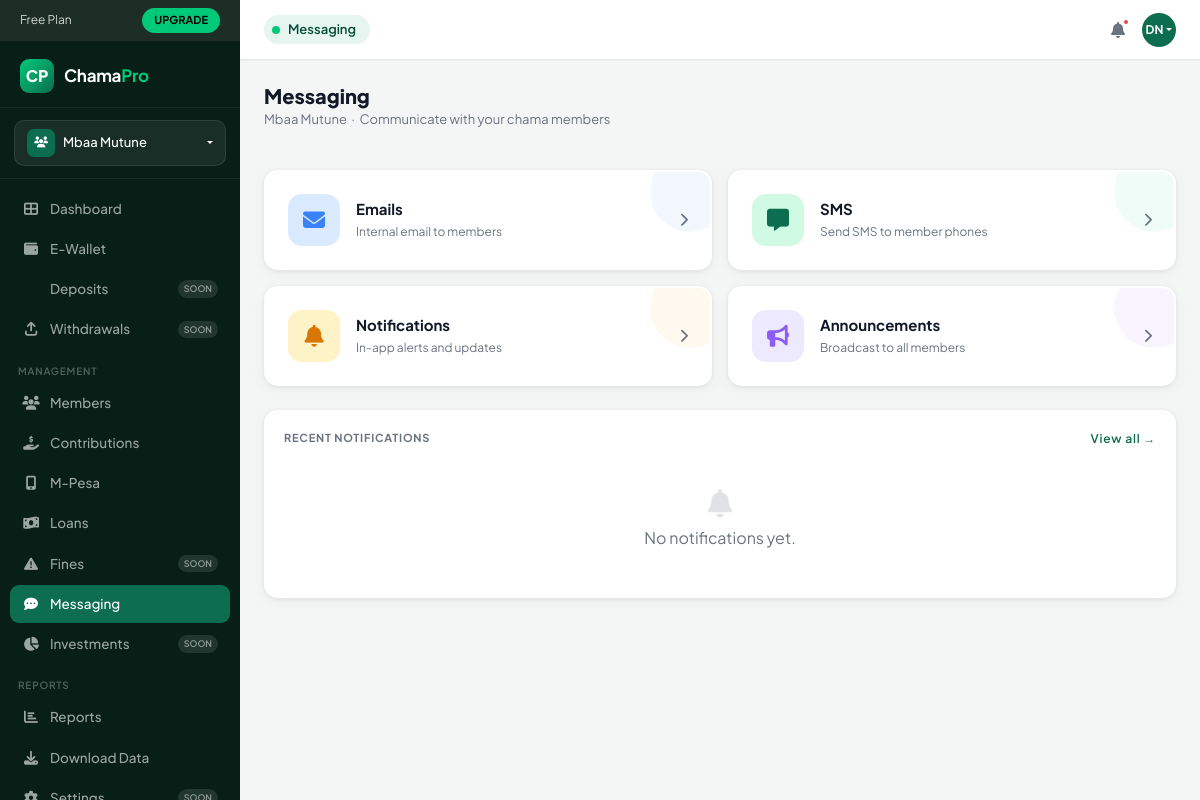
The page /chama/1/messaging/ (signed in) on the database its author committed.
### chamapro/models.py (models this page shows, shortened)
class Chama(models.Model):
    name                = models.CharField(max_length=255)
    description         = models.TextField(blank=True, null=True)
    created_by          = models.ForeignKey(
        'User', null=True, blank=True, on_delete=models.SET_NULL, related_name='created_chamas'
    )
    currency            = models.CharField(max_length=10, default='KES')
    contribution_amount = models.DecimalField(max_digits=12, decimal_places=2, default=0)
    contribution_day    = models.PositiveSmallIntegerField(default=5)
    meeting_day         = models.CharField(max_length=20, blank=True, null=True)
    max_members         = models.PositiveSmallIntegerField(default=10)
    late_penalty        = models.DecimalField(max_digits=5, decimal_places=2, default=5)
    loan_interest       = models.DecimalField(max_digits=5, decimal_places=2, default=10)
    settings            = models.JSONField(default=dict, blank=True)
    is_active           = models.BooleanField(default=True)
    created_at          = models.DateTimeField(auto_now_add=True)
    updated_at          = models.DateTimeField(auto_now=True)

class User(AbstractUser):
    phone = models.CharField(max_length=30, unique=True, null=True, blank=True)
    national_id   = models.CharField(max_length=20, blank=True, null=True)
    kra_pin       = models.CharField(max_length=20, blank=True, null=True)
    bio           = models.TextField(blank=True, null=True)
    occupation    = models.CharField(max_length=100, blank=True, null=True)
    location      = models.CharField(max_length=100, blank=True, null=True)
    avatar        = models.ImageField(upload_to='avatars/', blank=True, null=True)
    bank_name     = models.CharField(max_length=100, blank=True, null=True)
    bank_account  = models.CharField(max_length=30, blank=True, null=True)
    mpesa_number  = models.CharField(max_length=20, blank=True, null=True)
    KYC_CHOICES = [
        ('unverified', 'Unverified'),
        ('pending',    'Pending Review'),
        ('verified',   'Verified'),
    ]
    kyc_status = models.CharField(max_length=20, choices=KYC_CHOICES, default='unverified')

### messaging/views.py (the view)
# urls.py: path('', views.messaging_hub, name='messaging_hub'),
@login_required
def messaging_hub(request, chama_id):
    chama, membership = get_chama_and_membership(request, chama_id)
    can_manage = is_admin(membership)
    unread_emails = ChamaEmail.objects.filter(
        chama=chama, status='sent', recipients=request.user
    ).exclude(reads__user=request.user).count()
    recent_notifications = Notification.objects.filter(
        recipient=request.user, chama=chama
    )[:5]
    unread_notif_count = Notification.objects.filter(
        recipient=request.user, chama=chama, is_read=False
    ).count()
    pinned_announcements = Announcement.objects.filter(chama=chama, is_pinned=True)[:3]
    context = {
        'chama': chama,
        'membership': membership,
        'can_manage': can_manage,
        'unread_emails': unread_emails,
        'recent_notifications': recent_notifications,
        'unread_notif_count': unread_notif_count,
        'pinned_announcements': pinned_announcements,
    }
    return render(request, 'messaging/hub.html', context)

### chamapro/templates/messaging/hub.html (shortened to what this page needs)
{% extends 'messaging/base_messaging.html' %}
{% block topbar_title %}Messaging{% endblock %}
{% block content %}
<div class="d-flex align-items-center justify-content-between mb-4 flex-wrap gap-3">
  <div>
    <h1 class="page-title">Messaging</h1>
    <p class="page-sub">{{ chama.name }} &nbsp;·&nbsp; Communicate with your chama members</p>
  </div>
</div>
<div class="hub-grid mb-4">
  <a href="{% url 'email_inbox' chama.id %}" class="hub-channel-card email">
    <div class="hub-ch-icon email"><i class="fas fa-envelope"></i></div>
    <div class="hub-ch-info">
      <div class="hub-ch-title">Emails</div>
      <div class="hub-ch-desc">Internal email to members</div>
    </div>
    <i class="fas fa-chevron-right hub-ch-arrow"></i>
  </a>
  {% if can_manage %}
  <a href="{% url 'sms_list' chama.id %}" class="hub-channel-card sms">
    <div class="hub-ch-icon sms"><i class="fas fa-message"></i></div>
    <div class="hub-ch-info">
      <div class="hub-ch-title">SMS</div>
      <div class="hub-ch-desc">Send SMS to member phones</div>
    </div>
    <i class="fas fa-chevron-right hub-ch-arrow"></i>
  </a>
  {% endif %}
  <a href="{% url 'notifications_list' chama.id %}" class="hub-channel-card notif">
    <div class="hub-ch-icon notif"><i class="fas fa-bell"></i></div>
    <div class="hub-ch-info">
      <div class="hub-ch-title">Notifications</div>
      <div class="hub-ch-desc">In-app alerts and updates</div>
    </div>
    <i class="fas fa-chevron-right hub-ch-arrow"></i>
  </a>
  <a href="{% url 'announcements_list' chama.id %}" class="hub-channel-card announce">
    <div class="hub-ch-icon announce"><i class="fas fa-bullhorn"></i></div>
    <div class="hub-ch-info">
      <div class="hub-ch-title">Announcements</div>
      <div class="hub-ch-desc">Broadcast to all members</div>
    </div>
    <i class="fas fa-chevron-right hub-ch-arrow"></i>
  </a>
</div>
<div class="card-panel">
  <div class="card-panel-title">
    <span>Recent Notifications</span>
    <a href="{% url 'notifications_list' chama.id %}" style="font-size:12px;text-transform:none;color:var(--brand);font-weight:600;text-decoration:none;">View all →</a>
  </div>
  {% for notif in recent_notifications %}
  <div class="recent-notif-item">
    <div class="notif-type-dot {{ notif.notification_type }}">
      {% if notif.notification_type == 'contribution' %}<i class="fas fa-hand-holding-dollar"></i>
      {% elif notif.notification_type == 'announcement' %}<i class="fas fa-bullhorn"></i>
      {% elif notif.notification_type == 'loan' %}<i class="fas fa-money-bill-wave"></i>
      {% elif notif.notification_type == 'fine' %}<i class="fas fa-triangle-exclamation"></i>
      {% else %}<i class="fas fa-bell"></i>{% endif %}
    </div>
    <div class="notif-body">
      <div class="notif-title">{{ notif.title }}</div>
      <div class="notif-time">{{ notif.created_at|timesince }} ago</div>
    </div>
    {% if not notif.is_read %}<div class="unread-dot"></div>{% endif %}
  </div>
  {% empty %}
  <div style="text-align:center;padding:28px;color:var(--muted);">
    <i class="fas fa-bell" style="font-size:28px;opacity:.2;display:block;margin-bottom:8px;"></i>
    No notifications yet.
  </div>
  {% endfor %}
</div>
{% endblock %}

### chamapro/templates/messaging/base_messaging.html (shortened to what this page needs)
{% load static %}
<!DOCTYPE html>
<html lang="en">
<head>
  <link href="https://cdn.jsdelivr.net/npm/bootstrap@5.3.2/dist/css/bootstrap.min.css" rel="stylesheet">
  <link rel="stylesheet" href="https://cdnjs.cloudflare.com/ajax/libs/font-awesome/6.4.2/css/all.min.css">
</head>
<body>
<aside class="sidebar">
  <div class="plan-banner">
    <span>Free Plan</span><a href="#" class="upgrade-btn">UPGRADE</a>
  </div>
  <div class="sidebar-logo">
    <div class="logo-icon">CP</div>
    <div class="logo-text">Chama<span>Pro</span></div>
  </div>
  <div class="chama-selector-wrap">
    <div class="dropdown">
      <div class="chama-btn dropdown-toggle" data-bs-toggle="dropdown">
        <div class="chama-icon-sq"><i class="fas fa-users" style="font-size:11px;"></i></div>
        <span style="flex:1;white-space:nowrap;overflow:hidden;text-overflow:ellipsis;">{{ chama.name }}</span>
      </div>
    </div>
  </div>
  <nav style="flex:1;padding-bottom:8px;">
    <div class="nav-section">
      <div class="nav-item-wrap"><a href="{% url 'dashboard' %}" class="nav-link-cp"><i class="fas fa-th-large"></i> Dashboard</a></div>
      <div class="nav-item-wrap">{% if chama.id %}<a href="{% url 'wallet_dashboard' chama.id %}" class="nav-link-cp">{% else %}<a href="{% url 'dashboard' %}" class="nav-link-cp">{% endif %}<i class="fas fa-wallet"></i> E-Wallet</a></div>
      <div class="nav-item-wrap"><a href="#" class="nav-link-cp"> Deposits <span class="badge-soon">SOON</span></a></div>
      <div class="nav-item-wrap"><a href="#" class="nav-link-cp"><i class="fas fa-arrow-up-from-bracket"></i> Withdrawals <span class="badge-soon">SOON</span></a></div>
    </div>
    <div class="nav-section">
      <div class="nav-section-label">Management</div>
      <div class="nav-item-wrap">{% if chama.id %}<a href="{% url 'chama_members' chama.id %}" class="nav-link-cp">{% else %}<a href="#" class="nav-link-cp">{% endif %}<i class="fas fa-users"></i> Members</a></div>
      <div class="nav-item-wrap">{% if chama.id %}<a href="{% url 'contributions' chama.id %}" class="nav-link-cp">{% else %}<a href="#" class="nav-link-cp">{% endif %}<i class="fas fa-hand-holding-dollar"></i> Contributions</a></div>
      <div class="nav-item-wrap">{% if chama.id %}<a href="{% url 'mpesa_transactions' chama.id %}" class="nav-link-cp">{% else %}<a href="#" class="nav-link-cp">{% endif %}<i class="fas fa-mobile-screen-button"></i> M-Pesa</a></div>
      <div class="nav-item-wrap">{% if chama.id %}<a href="{% url 'loans' chama.id %}" class="nav-link-cp">{% else %}<a href="#" class="nav-link-cp">{% endif %}<i class="fas fa-money-bill-wave"></i> Loans</a></div>
      <div class="nav-item-wrap"><a href="#" class="nav-link-cp"><i class="fas fa-triangle-exclamation"></i> Fines <span class="badge-soon">SOON</span></a></div>
      <div class="nav-item-wrap"><a href="{% url 'messaging_hub' chama.id %}" class="nav-link-cp {% block nav_messaging_active %}active{% endblock %}"><i class="fas fa-comment-dots"></i> Messaging</a></div>
      <div class="nav-item-wrap"><a href="#" class="nav-link-cp"><i class="fas fa-chart-pie"></i> Investments <span class="badge-soon">SOON</span></a></div>
    </div>
    <div class="nav-section">
      <div class="nav-section-label">Reports</div>
      <div class="nav-item-wrap">{% if chama.id %}<a href="{% url 'reports' chama.id %}" class="nav-link-cp">{% else %}<a href="#" class="nav-link-cp">{% endif %}<i class="fas fa-chart-bar"></i> Reports</a></div>
      <div class="nav-item-wrap">{% if chama.id %}<a href="{% url 'export_report_excel' chama.id %}" class="nav-link-cp">{% else %}<a href="#" class="nav-link-cp">{% endif %}<i class="fas fa-download"></i> Download Data</a></div>
      <div class="nav-item-wrap"><a href="#" class="nav-link-cp"><i class="fas fa-cog"></i> Settings <span class="badge-soon">SOON</span></a></div>
    </div>
  </nav>
</aside>
<header class="topbar">
  <div class="topbar-badge">
    <div class="dot"></div>
    <span>{% block topbar_title %}Messaging{% endblock %}</span>
  </div>
  <div class="topbar-right">
    <button class="topbar-icon-btn"><i class="fas fa-bell"></i><div class="notif-dot"></div></button>
    <div class="dropdown">
      <div class="topbar-avatar dropdown-toggle" data-bs-toggle="dropdown">{{ user.first_name.0|upper }}{{ user.last_name.0|upper }}</div>
    </div>
  </div>
</header>
<div class="main-wrap">
  <div class="main-content">
    {% block content %}{% endblock %}
  </div>
</div>
</body>
</html>

### rows shown on the page
Chama: name "Mbaa Mutune"
User: first_name.0 "D", last_name.0 "N"
